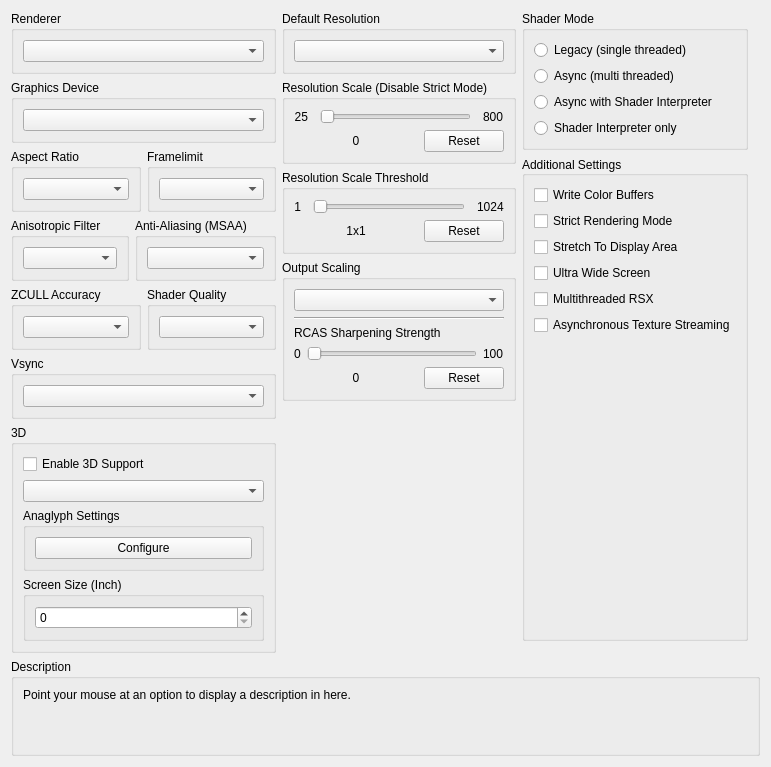
      <widget class="QWidget" name="gpuTab">
       <attribute name="title">
        <string>GPU</string>
       </attribute>
       <layout class="QVBoxLayout" name="gpuTab_layout" stretch="0,1,0">
        <item>
         <layout class="QHBoxLayout" name="gpuTabLayout" stretch="1,1,1">
          <item>
           <layout class="QVBoxLayout" name="gpuTabLayoutLeft">
            <item>
             <widget class="QGroupBox" name="gb_renderer">
              <property name="title">
               <string>Renderer</string>
              </property>
              <layout class="QVBoxLayout" name="gb_renderer_layout">
               <item>
                <widget class="QComboBox" name="renderBox"/>
               </item>
              </layout>
             </widget>
            </item>
            <item>
             <widget class="QGroupBox" name="gb_graphicsAdapter">
              <property name="title">
               <string>Graphics Device</string>
              </property>
              <layout class="QVBoxLayout" name="gb_graphicsAdapter_layout">
               <item>
                <widget class="QComboBox" name="graphicsAdapterBox"/>
               </item>
              </layout>
             </widget>
            </item>
            <item>
             <widget class="QWidget" name="widget_gpu_top" native="true">
              <layout class="QHBoxLayout" name="widget_gpu_top_layout" stretch="1,1">
               <property name="leftMargin">
                <number>0</number>
               </property>
               <property name="topMargin">
                <number>0</number>
               </property>
               <property name="rightMargin">
                <number>0</number>
               </property>
               <property name="bottomMargin">
                <number>0</number>
               </property>
               <item>
                <widget class="QGroupBox" name="gb_aspectRatio">
                 <property name="title">
                  <string>Aspect Ratio</string>
                 </property>
                 <layout class="QVBoxLayout" name="gb_aspectRatio_layout">
                  <item>
                   <widget class="QComboBox" name="aspectBox"/>
                  </item>
                 </layout>
                </widget>
               </item>
               <item>
                <widget class="QGroupBox" name="gb_frameLimit">
                 <property name="title">
                  <string>Framelimit</string>
                 </property>
                 <layout class="QVBoxLayout" name="gb_frameLimit_layout">
                  <item>
                   <widget class="QComboBox" name="frameLimitBox"/>
                  </item>
                 </layout>
                </widget>
               </item>
              </layout>
             </widget>
            </item>
            <item>
             <widget class="QWidget" name="widget_gpu_bottom" native="true">
              <layout class="QHBoxLayout" name="widget_gpu_bottom_layout" stretch="1,1">
               <property name="leftMargin">
                <number>0</number>
               </property>
               <property name="topMargin">
                <number>0</number>
               </property>
               <property name="rightMargin">
                <number>0</number>
               </property>
               <property name="bottomMargin">
                <number>0</number>
               </property>
               <item>
                <widget class="QGroupBox" name="gb_anisotropicFilter">
                 <property name="title">
                  <string>Anisotropic Filter</string>
                 </property>
                 <layout class="QVBoxLayout" name="gb_anisotropicFilter_layout">
                  <item>
                   <widget class="QComboBox" name="anisotropicFilterOverride"/>
                  </item>
                 </layout>
                </widget>
               </item>
               <item>
                <widget class="QGroupBox" name="gb_antiAliasing">
                 <property name="title">
                  <string>Anti-Aliasing (MSAA)</string>
                 </property>
                 <layout class="QVBoxLayout" name="gb_antiAliasing_layout">
                  <item>
                   <widget class="QComboBox" name="antiAliasing"/>
                  </item>
                 </layout>
                </widget>
               </item>
              </layout>
             </widget>
            </item>
            <item>
             <widget class="QWidget" name="widget_gpu_3" native="true">
              <layout class="QHBoxLayout" name="widget_gpu_3_layout" stretch="1,1">
               <property name="leftMargin">
                <number>0</number>
               </property>
               <property name="topMargin">
                <number>0</number>
               </property>
               <property name="rightMargin">
                <number>0</number>
               </property>
               <property name="bottomMargin">
                <number>0</number>
               </property>
               <item>
                <widget class="QGroupBox" name="gbZCULL">
                 <property name="title">
                  <string>ZCULL Accuracy</string>
                 </property>
                 <layout class="QVBoxLayout" name="gbZCULL_layout">
                  <item>
                   <widget class="QComboBox" name="zcullPrecisionMode"/>
                  </item>
                 </layout>
                </widget>
               </item>
               <item>
                <widget class="QGroupBox" name="gbShaderPrecision">
                 <property name="title">
                  <string>Shader Quality</string>
                 </property>
                 <layout class="QVBoxLayout" name="gbShaderPrecision_layout">
                  <item>
                   <widget class="QComboBox" name="shaderPrecision"/>
                  </item>
                 </layout>
                </widget>
               </item>
              </layout>
             </widget>
            </item>
            <item>
             <widget class="QWidget" name="widget_gpu_4" native="true">
              <layout class="QHBoxLayout" name="widget_gpu_4_layout" stretch="1">
               <property name="leftMargin">
                <number>0</number>
               </property>
               <property name="topMargin">
                <number>0</number>
               </property>
               <property name="rightMargin">
                <number>0</number>
               </property>
               <property name="bottomMargin">
                <number>0</number>
               </property>
               <item>
                <widget class="QGroupBox" name="gbVsync">
                 <property name="title">
                  <string>Vsync</string>
                 </property>
                 <layout class="QVBoxLayout" name="gbVsync_layout">
                  <item>
                   <widget class="QComboBox" name="vsyncMode"/>
                  </item>
                 </layout>
                </widget>
               </item>
              </layout>
             </widget>
            </item>
            <item>
             <widget class="QGroupBox" name="gb_stereo">
              <property name="title">
               <string>3D</string>
              </property>
              <layout class="QVBoxLayout" name="gb_stereo_layout">
               <item>
                <widget class="QCheckBox" name="stereoRenderEnabled">
                 <property name="text">
                  <string>Enable 3D Support</string>
                 </property>
                </widget>
               </item>
               <item>
                <widget class="QComboBox" name="stereoRenderMode"/>
               </item>
               <item>
                <widget class="QGroupBox" name="gb_anaglyph_settings">
                 <property name="title">
                  <string>Anaglyph Settings</string>
                 </property>
                 <layout class="QHBoxLayout" name="layout_gb_anaglyph_settings">
                  <item>
                   <widget class="QPushButton" name="pb_anaglyph_settings">
                    <property name="text">
                     <string>Configure</string>
                    </property>
                   </widget>
                  </item>
                 </layout>
                </widget>
               </item>
               <item>
                <widget class="QGroupBox" name="gb_screen_size">
                 <property name="title">
                  <string>Screen Size (Inch)</string>
                 </property>
                 <layout class="QVBoxLayout" name="layout_gb_screen_size">
                  <item>
                   <widget class="QSpinBox" name="sb_screen_size"/>
                  </item>
                 </layout>
                </widget>
               </item>
              </layout>
             </widget>
            </item>
            <item>
             <spacer name="gpu_tab_layout_right_spacer">
              <property name="orientation">
               <enum>Qt::Orientation::Vertical</enum>
              </property>
              <property name="sizeType">
               <enum>QSizePolicy::Policy::MinimumExpanding</enum>
              </property>
              <property name="sizeHint" stdset="0">
               <size>
                <width>0</width>
                <height>0</height>
               </size>
              </property>
             </spacer>
            </item>
           </layout>
          </item>
          <item>
           <layout class="QVBoxLayout" name="gpuTabLayoutMiddle">
            <item>
             <widget class="QGroupBox" name="gb_default_resolution">
              <property name="title">
               <string>Default Resolution</string>
              </property>
              <layout class="QVBoxLayout" name="gb_default_resolution_layout">
               <item>
                <widget class="QComboBox" name="resBox"/>
               </item>
              </layout>
             </widget>
            </item>
            <item>
             <layout class="QVBoxLayout" name="layout_resolution_scale">
              <property name="spacing">
               <number>6</number>
              </property>
              <property name="leftMargin">
               <number>0</number>
              </property>
              <item>
               <widget class="QGroupBox" name="gb_resolutionScale">
                <property name="title">
                 <string>Resolution Scale (Disable Strict Mode)</string>
                </property>
                <layout class="QVBoxLayout" name="gb_resolutionScale_layout">
                 <item>
                  <widget class="QWidget" name="resolutionScaleLayoutTop" native="true">
                   <layout class="QHBoxLayout" name="horizontalLayout_23" stretch="0,1,0">
                    <property name="spacing">
                     <number>12</number>
                    </property>
                    <property name="leftMargin">
                     <number>0</number>
                    </property>
                    <property name="topMargin">
                     <number>0</number>
                    </property>
                    <property name="rightMargin">
                     <number>0</number>
                    </property>
                    <property name="bottomMargin">
                     <number>0</number>
                    </property>
                    <item>
                     <widget class="QLabel" name="resolutionScaleMin">
                      <property name="text">
                       <string>25</string>
                      </property>
                      <property name="alignment">
                       <set>Qt::AlignmentFlag::AlignRight|Qt::AlignmentFlag::AlignTrailing|Qt::AlignmentFlag::AlignVCenter</set>
                      </property>
                     </widget>
                    </item>
                    <item>
                     <widget class="QSlider" name="resolutionScale">
                      <property name="orientation">
                       <enum>Qt::Orientation::Horizontal</enum>
                      </property>
                     </widget>
                    </item>
                    <item>
                     <widget class="QLabel" name="resolutionScaleMax">
                      <property name="text">
                       <string>800</string>
                      </property>
                     </widget>
                    </item>
                   </layout>
                  </widget>
                 </item>
                 <item>
                  <layout class="QHBoxLayout" name="resolutionScaleLayoutBottom" stretch="1,0">
                   <item>
                    <widget class="QLabel" name="resolutionScaleVal">
                     <property name="text">
                      <string>0</string>
                     </property>
                     <property name="alignment">
                      <set>Qt::AlignmentFlag::AlignCenter</set>
                     </property>
                    </widget>
                   </item>
                   <item>
                    <widget class="QPushButton" name="resolutionScaleReset">
                     <property name="text">
                      <string>Reset</string>
                     </property>
                    </widget>
                   </item>
                  </layout>
                 </item>
                </layout>
               </widget>
              </item>
              <item>
               <widget class="QGroupBox" name="gb_minimumScalableDimension">
                <property name="title">
                 <string>Resolution Scale Threshold</string>
                </property>
                <layout class="QVBoxLayout" name="gb_minimumScalableDimension_layout">
                 <item>
                  <layout class="QHBoxLayout" name="minimumScalableDimensionLayoutTop" stretch="0,1,0">
                   <property name="spacing">
                    <number>12</number>
                   </property>
                   <item>
                    <widget class="QLabel" name="minimumScalableDimensionMin">
                     <property name="text">
                      <string>1</string>
                     </property>
                     <property name="alignment">
                      <set>Qt::AlignmentFlag::AlignRight|Qt::AlignmentFlag::AlignTrailing|Qt::AlignmentFlag::AlignVCenter</set>
                     </property>
                    </widget>
                   </item>
                   <item>
                    <widget class="QSlider" name="minimumScalableDimension">
                     <property name="orientation">
                      <enum>Qt::Orientation::Horizontal</enum>
                     </property>
                    </widget>
                   </item>
                   <item>
                    <widget class="QLabel" name="minimumScalableDimensionMax">
                     <property name="text">
                      <string>1024</string>
                     </property>
                    </widget>
                   </item>
                  </layout>
                 </item>
                 <item>
                  <layout class="QHBoxLayout" name="minimumScalableDimensionLayoutBottom" stretch="1,0">
                   <item>
                    <widget class="QLabel" name="minimumScalableDimensionVal">
                     <property name="text">
                      <string>1x1</string>
                     </property>
                     <property name="alignment">
                      <set>Qt::AlignmentFlag::AlignCenter</set>
                     </property>
                    </widget>
                   </item>
                   <item>
                    <widget class="QPushButton" name="minimumScalableDimensionReset">
                     <property name="text">
                      <string>Reset</string>
                     </property>
                    </widget>
                   </item>
                  </layout>
                 </item>
                </layout>
               </widget>
              </item>
             </layout>
            </item>
            <item>
             <widget class="QGroupBox" name="gb_outputScaling">
              <property name="title">
               <string>Output Scaling</string>
              </property>
              <layout class="QVBoxLayout" name="gb_Upscaling_layout">
               <item>
                <widget class="QComboBox" name="outputScalingMode"/>
               </item>
               <item>
                <widget class="Line" name="line">
                 <property name="orientation">
                  <enum>Qt::Orientation::Horizontal</enum>
                 </property>
                </widget>
               </item>
               <item>
                <widget class="QWidget" name="fsrSharpeningStrengthWidget" native="true">
                 <layout class="QVBoxLayout" name="fsrSharpeningWidgetLayout">
                  <property name="leftMargin">
                   <number>0</number>
                  </property>
                  <property name="topMargin">
                   <number>0</number>
                  </property>
                  <property name="rightMargin">
                   <number>0</number>
                  </property>
                  <property name="bottomMargin">
                   <number>0</number>
                  </property>
                  <item>
                   <widget class="QLabel" name="fsrSharpeningStrengthLabel">
                    <property name="sizePolicy">
                     <sizepolicy hsizetype="Preferred" vsizetype="Preferred">
                      <horstretch>0</horstretch>
                      <verstretch>0</verstretch>
                     </sizepolicy>
                    </property>
                    <property name="text">
                     <string>RCAS Sharpening Strength</string>
                    </property>
                    <property name="alignment">
                     <set>Qt::AlignmentFlag::AlignBottom|Qt::AlignmentFlag::AlignLeading|Qt::AlignmentFlag::AlignLeft</set>
                    </property>
                    <property name="margin">
                     <number>1</number>
                    </property>
                   </widget>
                  </item>
                  <item>
                   <layout class="QHBoxLayout" name="fsrSharpeningLayoutTop">
                    <item>
                     <widget class="QLabel" name="minSharpeningVal">
                      <property name="text">
                       <string>0</string>
                      </property>
                     </widget>
                    </item>
                    <item>
                     <widget class="QSlider" name="fsrSharpeningStrength">
                      <property name="orientation">
                       <enum>Qt::Orientation::Horizontal</enum>
                      </property>
                     </widget>
                    </item>
                    <item>
                     <widget class="QLabel" name="maxSharpeningVal">
                      <property name="sizePolicy">
                       <sizepolicy hsizetype="Minimum" vsizetype="Preferred">
                        <horstretch>0</horstretch>
                        <verstretch>0</verstretch>
                       </sizepolicy>
                      </property>
                      <property name="text">
                       <string>100</string>
                      </property>
                     </widget>
                    </item>
                   </layout>
                  </item>
                  <item>
                   <layout class="QHBoxLayout" name="fsrSharpeningLayoutBottom" stretch="1,0">
                    <item>
                     <widget class="QLabel" name="fsrSharpeningStrengthVal">
                      <property name="text">
                       <string>0</string>
                      </property>
                      <property name="alignment">
                       <set>Qt::AlignmentFlag::AlignCenter</set>
                      </property>
                     </widget>
                    </item>
                    <item>
                     <widget class="QPushButton" name="fsrSharpeningStrengthReset">
                      <property name="text">
                       <string>Reset</string>
                      </property>
                     </widget>
                    </item>
                   </layout>
                  </item>
                 </layout>
                </widget>
               </item>
              </layout>
             </widget>
            </item>
            <item>
             <spacer name="gpu_tab_layout_middle_spacer">
              <property name="orientation">
               <enum>Qt::Orientation::Vertical</enum>
              </property>
              <property name="sizeType">
               <enum>QSizePolicy::Policy::MinimumExpanding</enum>
              </property>
              <property name="sizeHint" stdset="0">
               <size>
                <width>0</width>
                <height>0</height>
               </size>
              </property>
             </spacer>
            </item>
           </layout>
          </item>
          <item>
           <layout class="QVBoxLayout" name="gpuTabLayoutRight">
            <property name="rightMargin">
             <number>12</number>
            </property>
            <property name="bottomMargin">
             <number>12</number>
            </property>
            <item>
             <widget class="QGroupBox" name="gb_shader_mode">
              <property name="minimumSize">
               <size>
                <width>0</width>
                <height>123</height>
               </size>
              </property>
              <property name="title">
               <string>Shader Mode</string>
              </property>
              <layout class="QVBoxLayout" name="verticalLayout">
               <item>
                <widget class="QRadioButton" name="rb_legacy_recompiler">
                 <property name="text">
                  <string notr="true">Legacy (single threaded)</string>
                 </property>
                </widget>
               </item>
               <item>
                <widget class="QRadioButton" name="rb_async_recompiler">
                 <property name="text">
                  <string notr="true">Async (multi threaded)</string>
                 </property>
                </widget>
               </item>
               <item>
                <widget class="QRadioButton" name="rb_async_with_shader_interpreter">
                 <property name="text">
                  <string notr="true">Async with Shader Interpreter</string>
                 </property>
                </widget>
               </item>
               <item>
                <widget class="QRadioButton" name="rb_shader_interpreter_only">
                 <property name="text">
                  <string notr="true">Shader Interpreter only</string>
                 </property>
                </widget>
               </item>
              </layout>
             </widget>
            </item>
            <item>
             <widget class="QGroupBox" name="gb_additional_settings">
              <property name="title">
               <string>Additional Settings</string>
              </property>
              <property name="alignment">
               <set>Qt::AlignmentFlag::AlignLeading|Qt::AlignmentFlag::AlignLeft|Qt::AlignmentFlag::AlignVCenter</set>
              </property>
              <layout class="QVBoxLayout" name="gb_additional_settings_layout">
               <item>
                <widget class="QCheckBox" name="dumpColor">
                 <property name="text">
                  <string>Write Color Buffers</string>
                 </property>
                </widget>
               </item>
               <item>
                <widget class="QCheckBox" name="strictModeRendering">
                 <property name="text">
                  <string>Strict Rendering Mode</string>
                 </property>
                </widget>
               </item>
               <item>
                <widget class="QCheckBox" name="stretchToDisplayArea">
                 <property name="text">
                  <string>Stretch To Display Area</string>
                 </property>
                </widget>
               </item>
               <item>
                <widget class="QCheckBox" name="ultraWideScreen">
                 <property name="text">
                  <string>Ultra Wide Screen</string>
                 </property>
                </widget>
               </item>
               <item>
                <widget class="QCheckBox" name="multithreadedRSX">
                 <property name="text">
                  <string>Multithreaded RSX</string>
                 </property>
                </widget>
               </item>
               <item>
                <widget class="QCheckBox" name="asyncTextureStreaming">
                 <property name="text">
                  <string>Asynchronous Texture Streaming</string>
                 </property>
                </widget>
               </item>
               <item>
                <spacer name="additional_settings_spacer">
                 <property name="orientation">
                  <enum>Qt::Orientation::Vertical</enum>
                 </property>
                 <property name="sizeType">
                  <enum>QSizePolicy::Policy::MinimumExpanding</enum>
                 </property>
                 <property name="sizeHint" stdset="0">
                  <size>
                   <width>0</width>
                   <height>0</height>
                  </size>
                 </property>
                </spacer>
               </item>
              </layout>
             </widget>
            </item>
           </layout>
          </item>
         </layout>
        </item>
        <item>
         <spacer name="gpuTabSpacer">
          <property name="orientation">
           <enum>Qt::Orientation::Vertical</enum>
          </property>
          <property name="sizeType">
           <enum>QSizePolicy::Policy::MinimumExpanding</enum>
          </property>
          <property name="sizeHint" stdset="0">
           <size>
            <width>0</width>
            <height>0</height>
           </size>
          </property>
         </spacer>
        </item>
        <item>
         <widget class="QGroupBox" name="gb_description_gpu">
          <property name="title">
           <string>Description</string>
          </property>
          <layout class="QHBoxLayout" name="gb_description_gpu_layout">
           <item>
            <widget class="QLabel" name="description_gpu">
             <property name="text">
              <string>Point your mouse at an option to display a description in here.


</string>
             </property>
             <property name="textFormat">
              <enum>Qt::TextFormat::PlainText</enum>
             </property>
             <property name="alignment">
              <set>Qt::AlignmentFlag::AlignLeading|Qt::AlignmentFlag::AlignLeft|Qt::AlignmentFlag::AlignTop</set>
             </property>
             <property name="wordWrap">
              <bool>true</bool>
             </property>
            </widget>
           </item>
          </layout>
         </widget>
        </item>
       </layout>
      </widget>
